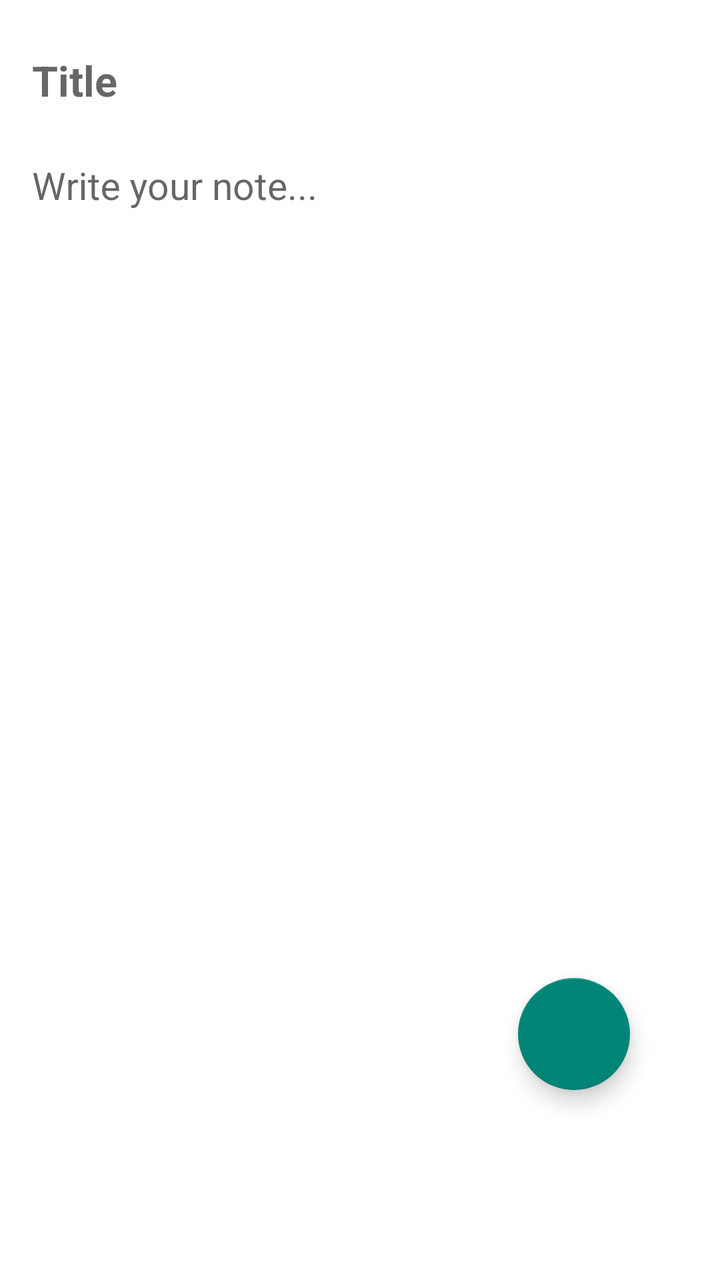
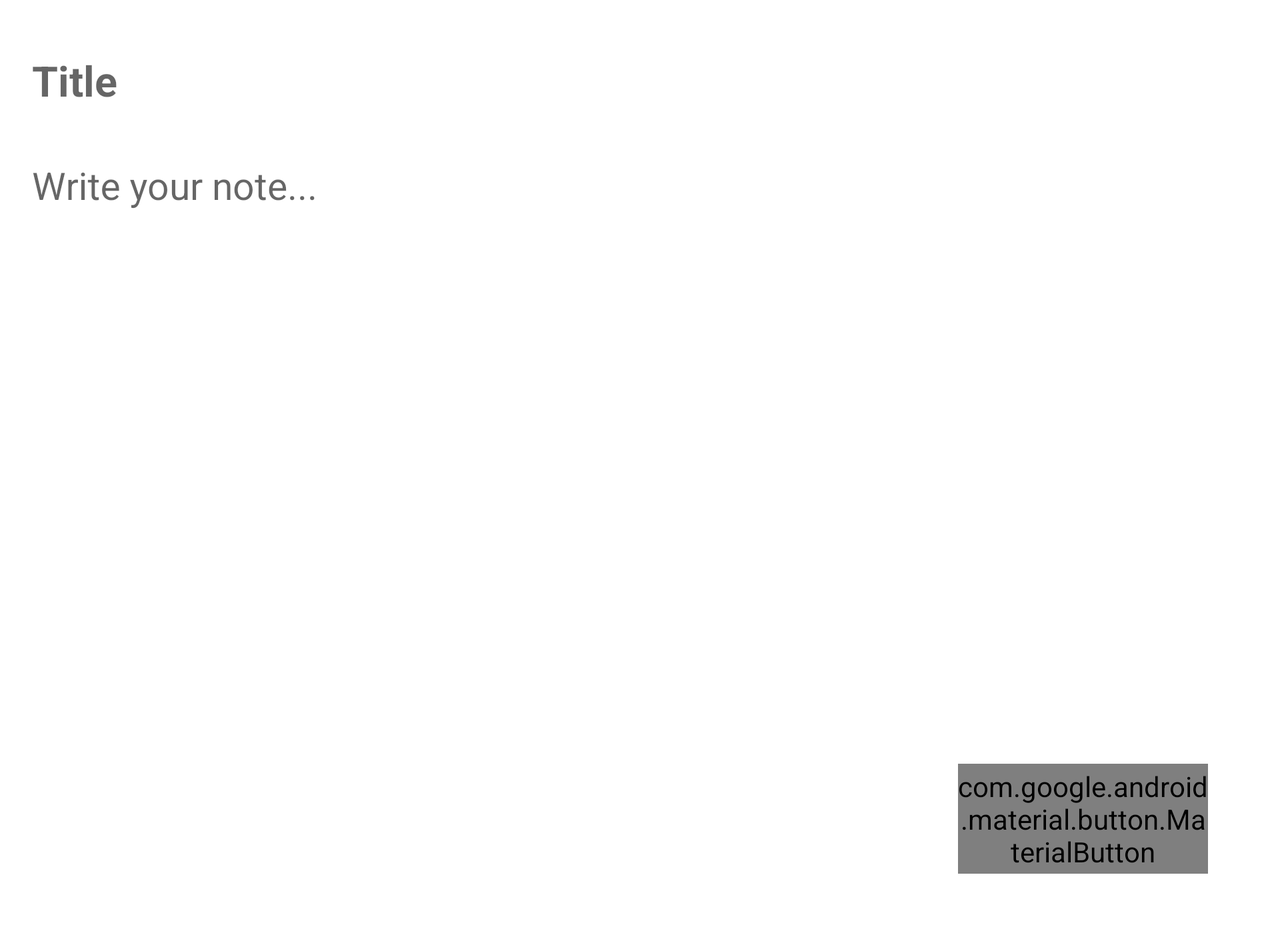

An Android layout and its configuration variant, each rendered on a device that would load it. The default file and the variant file are quoted in full after the pictures.
<!-- AndroidManifest.xml: application theme Theme.ThinkDo -->
<!-- res/layout/fragment_add.xml -->
<?xml version="1.0" encoding="utf-8"?>
<FrameLayout xmlns:android="http://schemas.android.com/apk/res/android"
    xmlns:app="http://schemas.android.com/apk/res-auto"
    xmlns:tools="http://schemas.android.com/tools"
    android:layout_width="match_parent"
    android:layout_height="match_parent"
    android:background="@color/white"
    tools:context=".fragments.AddFragment">


    <ScrollView
        android:layout_width="match_parent"
        android:layout_height="match_parent"
        android:padding="16dp">

        <LinearLayout
            android:layout_width="match_parent"
            android:layout_height="wrap_content"
            android:orientation="vertical">

            <com.google.android.material.textfield.TextInputLayout

                android:layout_width="match_parent"
                android:layout_height="wrap_content"
                app:boxStrokeWidthFocused="4dp"
                app:boxStrokeColor="@color/black"
                android:hint="Title"
                app:hintTextColor="@color/black"
                >

                <com.google.android.material.textfield.TextInputEditText
                    android:id="@+id/title_edit_text"
                    android:layout_width="match_parent"
                    android:layout_height="wrap_content"
                    android:background="@color/white"
                    android:textColor="@color/black"
                    android:textSize="21sp"
                    android:textStyle="bold" />
            </com.google.android.material.textfield.TextInputLayout>

            <com.google.android.material.textfield.TextInputLayout
                android:layout_width="match_parent"
                android:layout_height="wrap_content"
                android:layout_marginTop="16dp"
                app:boxBackgroundMode="none"
                android:hint="Write your note..."
                app:hintTextColor="@color/black"
                >

                <com.google.android.material.textfield.TextInputEditText
                    android:id="@+id/content_edit_text"
                    android:layout_width="match_parent"
                    android:layout_height="match_parent"
                    android:background="@color/white"
                    android:gravity="top"
                    android:minLines="12"
                    android:textColor="@color/black"
                    android:textSize="19sp"
                    android:textStyle="normal" />
            </com.google.android.material.textfield.TextInputLayout>

        </LinearLayout>
    </ScrollView>


    <com.google.android.material.floatingactionbutton.FloatingActionButton
        android:id="@+id/save_button"
        android:layout_width="wrap_content"
        android:layout_height="wrap_content"
        android:layout_gravity="bottom|end"
        android:layout_marginBottom="95dp"
        android:layout_marginRight="45dp"
        android:contentDescription="@string/add"
        android:tint="@color/black"
        app:srcCompat="@drawable/check" />

</FrameLayout>
<!-- resources referenced by this layout -->
<resources>
  <color name="black">#FF000000</color>
  <color name="white">#FFFFFFFF</color>
  <string name="add">Add</string>
  <style name="Theme.ThinkDo" parent="Base.Theme.ThinkDo" />
  <style name="Base.Theme.ThinkDo" parent="Theme.AppCompat.DayNight.DarkActionBar">
          
          
      </style>
</resources>
<!-- res/layout-land/fragment_add.xml (the repository's variant of the layout above) -->
<!-- drawn on the phone turned sideways -->
<?xml version="1.0" encoding="utf-8"?>
<ScrollView xmlns:android="http://schemas.android.com/apk/res/android"
    xmlns:app="http://schemas.android.com/apk/res-auto"
    xmlns:tools="http://schemas.android.com/tools"
    android:layout_width="match_parent"
    android:layout_height="match_parent"
    android:background="@color/white"
    android:padding="16dp"
    tools:context=".fragments.AddFragment">

    <LinearLayout
        android:layout_width="match_parent"
        android:layout_height="wrap_content"
        android:orientation="vertical">

        <com.google.android.material.textfield.TextInputLayout
            android:layout_width="match_parent"
            android:layout_height="wrap_content"
            android:hint="Title">

            <com.google.android.material.textfield.TextInputEditText
                android:id="@+id/title_edit_text"
                android:layout_width="match_parent"
                android:layout_height="wrap_content"
                android:background="@color/white"
                android:textColor="@color/black"
                android:textSize="21sp"
                android:textStyle="bold" />
        </com.google.android.material.textfield.TextInputLayout>

        <com.google.android.material.textfield.TextInputLayout
            android:layout_width="match_parent"
            android:layout_height="wrap_content"
            android:layout_marginTop="16dp"
            android:hint="Write your note...">

            <com.google.android.material.textfield.TextInputEditText
                android:id="@+id/content_edit_text"
                android:layout_width="match_parent"
                android:layout_height="wrap_content"
                android:background="@color/white"
                android:textColor="@color/black"
                android:textSize="19sp"
                android:minLines="12"
                android:gravity="top"
                android:textStyle="normal" />
        </com.google.android.material.textfield.TextInputLayout>


        <RelativeLayout
            android:layout_width="match_parent"
            android:layout_height="80dp"
            android:layout_marginTop="16dp"
            >

            <com.google.android.material.button.MaterialButton
                android:id="@+id/save_button"
                android:layout_width="125dp"
                android:layout_height="55dp"
                android:layout_marginHorizontal="20dp"
                android:text="Save"
                android:layout_centerInParent="true"
                android:layout_alignParentEnd="true"
                android:textStyle="bold"
                android:textSize="18sp"
                />

        </RelativeLayout>


    </LinearLayout>


</ScrollView>
<!-- resources referenced by the variant -->
<!-- as the phone turned sideways resolves them -->
<resources>
  <color name="black">#FF000000</color>
  <color name="white">#FFFFFFFF</color>
  <style name="Theme.ThinkDo" parent="Base.Theme.ThinkDo" />
  <style name="Base.Theme.ThinkDo" parent="Theme.AppCompat.DayNight.DarkActionBar">
          
          
      </style>
</resources>
